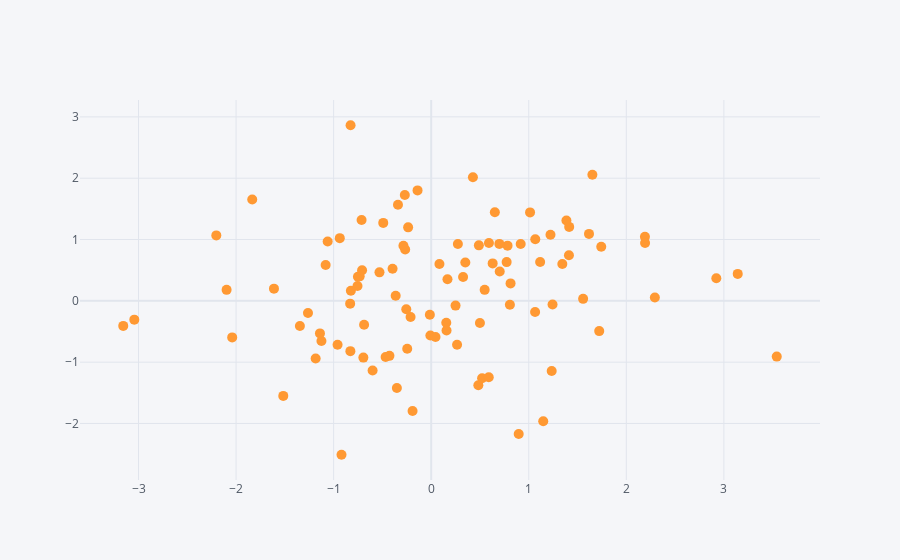

The cell this chart's notebook holds for it:
### Markdown cell above
# SCATTER

### Code cell
df.iplot(kind='scatter',x='A',y='B',mode='markers',size=10)
